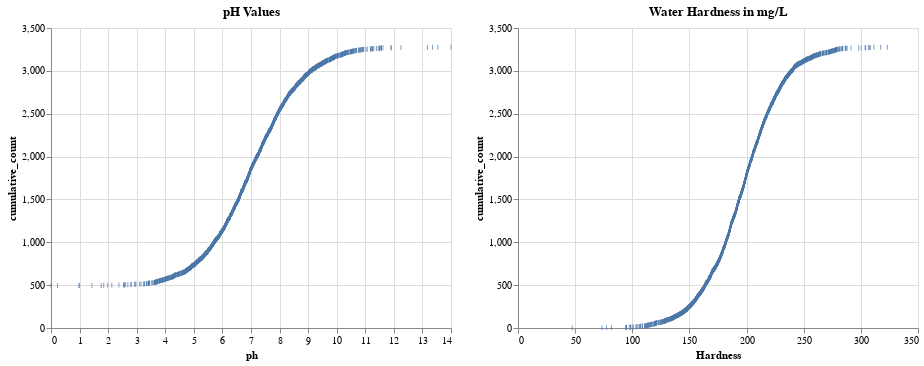

Source (notebook cell):
### Code cell
alt.hconcat(chart1, chart2)

### Figure 1 — Vega-Lite specification as saved in the notebook (floating-point values rounded to 4 significant figures; data arrays with more than 128 entries replaced by an {"elided": "..."} marker saying what was removed)
{"config": {"view": {"continuousWidth": 400, "continuousHeight": 300}}, "hconcat": [{"mark": "tick", "encoding": {"x": {"type": "quantitative", "field": "ph"}, "y": {"type": "quantitative", "field": "cumulative_count"}}, "title": "pH Values", "transform": [{"window": [{"op": "count", "as": "cumulative_count"}], "sort": [{"field": "ph"}]}]}, {"mark": "tick", "encoding": {"x": {"type": "quantitative", "field": "Hardness"}, "y": {"type": "quantitative", "field": "cumulative_count"}}, "title": "Water Hardness in mg/L", "transform": [{"window": [{"op": "count", "as": "cumulative_count"}], "sort": [{"field": "Hardness"}]}]}], "data": {"name": "data-04d7b46e74311f63fad6189d1cd74eff"}, "$schema": "https://vega.github.io/schema/vega-lite/v4.8.1.json", "datasets": {"data-04d7b46e74311f63fad6189d1cd74eff": {"elided": "3276 records"}}}
